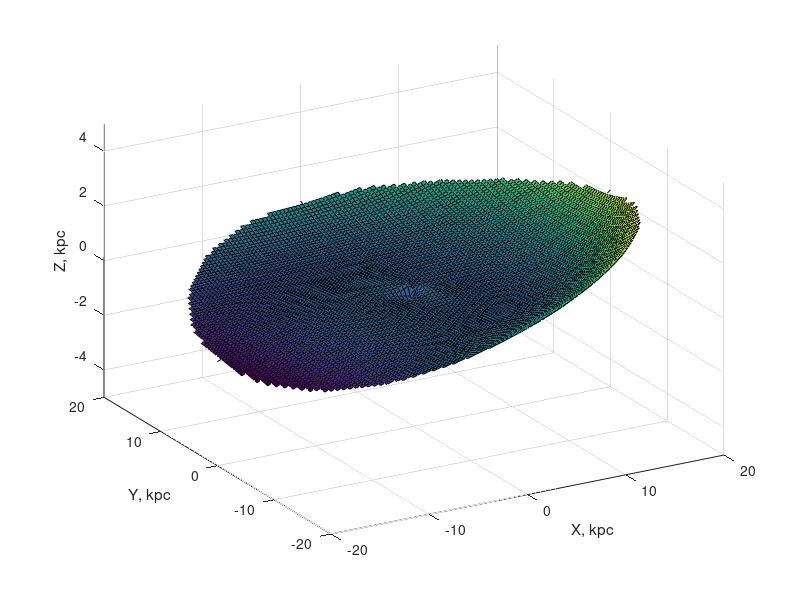

Recreate this plot in MATLAB.
close all
clear

% w0 = @(R)  2.063e-4 * R.^3 - 0.002329 * R.^2 + 0.001374 * R - 0.03613;
% w1 = @(R) -6.838e-5 * R.^3 - 0.005807 * R.^2 + 0.063540 * R - 0.11340;
% w2 = @(R)  1.217e-4 * R.^3 + 0.001202 * R.^2 - 0.058400 * R + 0.26010;

% --- Fit parameters using .xml data ---

theta1 = 1.47548;
theta2 = 2.76487;

w0p = [ 2.063e-4, -0.002329,  0.001374, -0.03613];
w1p = [-6.838e-5, -0.005807,  0.063540, -0.11340];
w2p = [ 1.217e-4,  0.001202, -0.058400,  0.26010];

% --- Fit parameters using article data ---

% theta1 = 4.61;
% theta2 = 2.73;

% w0p = [ 2.075e-4, -0.002427,  0.003499, -0.04759];
% w1p = [ 6.192e-5,  0.006261, -0.070670,  0.14130];
% w2p = [ 1.057e-4,  0.001885, -0.066180,  0.28310];

w0 = @(R) polyval(w0p, R);
w1 = @(R) polyval(w1p, R);
w2 = @(R) polyval(w2p, R);

n = 101;
[x, y] = meshgrid(linspace(-20, 20, n), linspace(-20, 20, n));

[theta, rho] = cart2pol(x,y);
z = w0(rho) + w1(rho) .* sin(theta - theta1) + w2(rho) .* sin(2 * theta - theta2);

x(rho > 20) = NaN;
y(rho > 20) = NaN;
z(rho > 20) = NaN;

surf(x, y, z)
zlim([-5 5])
xlabel('X, kpc')
ylabel('Y, kpc')
zlabel('Z, kpc')

view(-30, 30)
